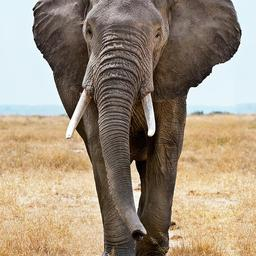
#> input picture dataset/african_elephant/african_elephant-0013.jpg, 256 x 256 px; its folder holds only this picture in this run
$ python build_database.py   (older library calls are emulated)
#> lines starting #> are read from the running program, lines starting #| are printed output that depends on the picture
### feature_extractor.py
import cv2
import numpy as np

from scipy.stats import skew

from skimage.feature import (
    local_binary_pattern,
    graycomatrix,
    graycoprops,
    hog
)


# ======================================
# Normalize
# ======================================

def normalize(vec):

    vec = np.array(
        vec,
        dtype=np.float32
    )

    norm = np.linalg.norm(vec)

    if norm > 0:
        vec /= norm

    return vec


# ======================================
# HSV HISTOGRAM
# ======================================

def extract_hsv_histogram(hsv):

    hist = cv2.calcHist(
        [hsv],
        [0, 1, 2],
        None,
        [8, 8, 8],
        [0, 180, 0, 256, 0, 256]
    )

    hist = hist.flatten()

    return normalize(hist)


# ======================================
# COLOR MOMENTS
# ======================================

def extract_color_moments(hsv):

    features = []

    for i in range(3):

        channel = hsv[:, :, i]

        mean = np.mean(channel)

        std = np.std(channel)

        skewness = skew(
            channel.flatten()
        )

        features.extend([
            mean,
            std,
            skewness
        ])

    return normalize(features)


# ======================================
# LBP
# ======================================

def extract_lbp(gray):

    radius = 3

    n_points = radius * 8

    lbp = local_binary_pattern(
        gray,
        n_points,
        radius,
        method="uniform"
    )

    hist, _ = np.histogram(
        lbp.ravel(),
        bins=np.arange(
            0,
            n_points + 3
        ),
        range=(
            0,
            n_points + 2
        )
    )

    return normalize(hist)


# ======================================
# GLCM
# ======================================

def extract_glcm(gray):

    glcm = graycomatrix(
        gray,
        distances=[1],
        angles=[0],
        levels=256,
        symmetric=True,
        normed=True
    )

    feature = [

        graycoprops(
            glcm,
            "contrast"
        )[0, 0],

        graycoprops(
            glcm,
            "dissimilarity"
        )[0, 0],

        graycoprops(
            glcm,
            "homogeneity"
        )[0, 0],

        graycoprops(
            glcm,
            "energy"
        )[0, 0],

        graycoprops(
            glcm,
            "correlation"
        )[0, 0],

        graycoprops(
            glcm,
            "ASM"
        )[0, 0]
    ]

    return normalize(feature)


# ======================================
# HOG
# ======================================

def extract_hog(gray):

    feature = hog(
        gray,
        orientations=9,
        pixels_per_cell=(8, 8),
        cells_per_block=(2, 2),
        block_norm="L2-Hys",
        feature_vector=True
    )

    return normalize(feature)


# ======================================
# HU MOMENTS
# ======================================

def extract_hu(gray):

    hu = cv2.HuMoments(
        cv2.moments(gray)
    ).flatten()

    hu = np.sign(hu) * np.log10(
        np.abs(hu) + 1e-10
    )

    return normalize(hu)


# ======================================
# MAIN
# ======================================

def extract_feature(image_path):

    img = cv2.imread(image_path)

    if img is None:

        raise ValueError(
            f"Cannot read image: {image_path}"
        )

    img = cv2.resize(
        img,
        (224, 224)
    )

    hsv = cv2.cvtColor(
        img,
        cv2.COLOR_BGR2HSV
    )

    gray = cv2.cvtColor(
        img,
        cv2.COLOR_BGR2GRAY
    )

    features = {

        "hsv":
            extract_hsv_histogram(
                hsv
            ),

        "color":
            extract_color_moments(
                hsv
            ),

        "lbp":
            extract_lbp(
                gray
            ),

        "glcm":
            extract_glcm(
                gray
            ),

        "hog":
            extract_hog(
                gray
            ),

        "hu":
            extract_hu(
                gray
            )
    }

    return features


# ======================================
# TEST
# ======================================

# [35 lines that do not run on import are left out]

### database.py
import sqlite3

DB_NAME = "animals.db"


def get_connection():
    return sqlite3.connect(DB_NAME)


def create_database():

    conn = get_connection()

    cursor = conn.cursor()

    cursor.execute("""
    DROP TABLE IF EXISTS images
    """)

    cursor.execute("""
    CREATE TABLE images(

        id INTEGER PRIMARY KEY AUTOINCREMENT,

        file_name TEXT NOT NULL,

        animal_type TEXT NOT NULL,

        hsv_feature BLOB,

        color_feature BLOB,

        lbp_feature BLOB,

        glcm_feature BLOB,

        hog_feature BLOB,

        hu_feature BLOB
    )
    """)

    conn.commit()
    conn.close()


# [16 lines left out: function count_images, not called in this run]


# [5 lines that do not run on import are left out]

### build_database.py
import os
import pickle

from database import (
    create_database,
    get_connection
)

from feature_extractor import (
    extract_feature
)


DATASET_PATH = "dataset"


def build_database():

    print(
        "Creating database..."
    )

    create_database()

    conn = get_connection()

    cursor = conn.cursor()

    inserted = 0

    animals = os.listdir(
        DATASET_PATH
    )

    for animal in animals:

        animal_folder = os.path.join(
            DATASET_PATH,
            animal
        )

        if not os.path.isdir(
            animal_folder
        ):
            continue

        print(
            f"\nProcessing: {animal}"
        )

        files = os.listdir(
            animal_folder
        )

        for file in files:

            if not file.lower().endswith(
                (
                    ".jpg",
                    ".jpeg",
                    ".png",
                    ".bmp"
                )
            ):
                continue

            image_path = os.path.join(
                animal_folder,
                file
            )

            try:

                feature = extract_feature(
                    image_path
                )
#> in extract_feature, img is the input picture: shape (256, 256, 3); mean B, G, R 123.7, 143.5, 159.4
#> in extract_feature, `hsv = cv2.cvtColor( img, cv2.COLOR_BGR2HSV )`: hsv: shape (224, 224, 3); mean H, S, V 27.8, 73.6, 162.7
#> in extract_feature, `gray = cv2.cvtColor( img, cv2.COLOR_BGR2GRAY )`:
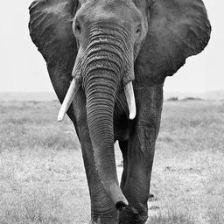
#> gray: shape (224, 224); min 1, max 254, mean 145.9
#> in extract_hsv_histogram, `hist = hist.flatten()`: hist = 512 values, max 6292 at index 263, min 0 at index 39, mean 98
#> in normalize, `vec = np.array( vec, dtype=np.float32 )`: vec has the same summary as hist in extract_hsv_histogram
#> in normalize, `norm = np.linalg.norm(vec)`: norm = 12626.6
#> in normalize, `vec /= norm`: vec = 512 values, max 0.498 at index 263, min 0 at index 39, mean 0.00776
#> in extract_color_moments, `features = []`: features = []
#> the loop in extract_color_moments, `for i in range(3): ` made 3 passes
#> (mean, std, skewness) on passes 1 to 3: (27.76, 32.1, 2), (73.56, 40.55, 0.884), (162.7, 72.17, -0.297)
#> pass 1, in extract_color_moments, `channel = hsv[:, :, i]`:
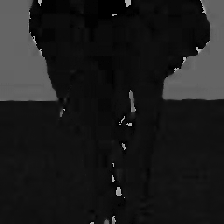
#> channel: shape (224, 224); min 0, max 179, mean 27.8
#> pass 2, in extract_color_moments, `channel = hsv[:, :, i]`:
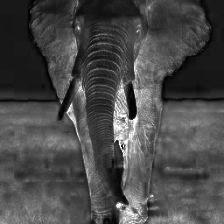
#> channel: shape (224, 224); min 0, max 255, mean 73.6
#> pass 3, in extract_color_moments, `channel = hsv[:, :, i]`:
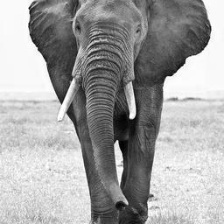
#> channel: shape (224, 224); min 2, max 255, mean 162.7
#> after the loop in extract_color_moments, `for i in range(3):`: features = [27.76, 32.1, 2, 73.56, 40.55, 0.884, 162.7, 72.17, -0.297]
#> in extract_lbp, `radius = 3`: radius = 3
#> in extract_lbp, `n_points = radius * 8`: n_points = 24
#> in extract_lbp, `lbp = local_binary_pattern( gray, n_points, radius, method="uniform" )`:
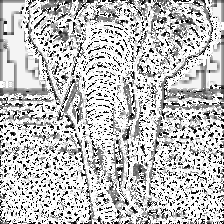
#> lbp: shape (224, 224) float64; min 0, max 25, mean 18.7; drawn with min black and max white
#> in extract_lbp, `hist, _ = np.histogram( lbp.ravel(), bins=np.arange( 0, n_points + 3 )..`: hist = 26 values, max 23301 at index 25, min 392 at index 5, mean 1929.8
#> in extract_glcm, `feature = [  graycoprops( glcm, "contrast" )[0, 0],  graycoprops( glcm..`: feature = [367.5, 10.01, 0.221, 0.053, 0.961, 0.00281]
#> in extract_hu, `hu = cv2.HuMoments( cv2.moments(gray) ).flatten()`: hu = [0.00128, 2.52e-08, 4.26e-12, 6.35e-12, -3.3e-23, -7.92e-16, -4.03e-25]
#> in extract_hu, `hu = np.sign(hu) * np.log10( np.abs(hu) + 1e-10 )`: hu = [-2.89, -7.6, -9.98, -9.97, 10, 10, 10]
#> feature = 6 items

                cursor.execute("""
                INSERT INTO images(

                    file_name,
                    animal_type,

                    hsv_feature,
                    color_feature,
                    lbp_feature,
                    glcm_feature,
                    hog_feature,
                    hu_feature

                )
                VALUES(
                    ?, ?, ?, ?, ?, ?, ?, ?
                )
                """,
                (
                    image_path,
                    animal,

                    pickle.dumps(
                        feature["hsv"]
                    ),

                    pickle.dumps(
                        feature["color"]
                    ),

                    pickle.dumps(
                        feature["lbp"]
                    ),

                    pickle.dumps(
                        feature["glcm"]
                    ),

                    pickle.dumps(
                        feature["hog"]
                    ),

                    pickle.dumps(
                        feature["hu"]
                    )
                ))

                inserted += 1

                if inserted % 100 == 0:

                    print(
                        f"Inserted: {inserted}"
                    )

            except Exception as e:

                print(
                    f"Error: {image_path}"
                )

                print(e)
#> pass 2 of the loop in build_database, `for animal in animals:`:
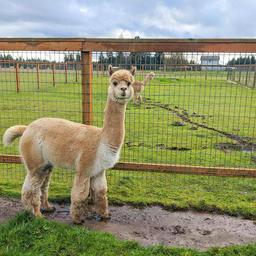
#> input picture dataset/alpaca/alpaca-0025.jpg, 256 x 256 px
#> in extract_feature, img is the input picture: shape (256, 256, 3); mean B, G, R 107.1, 144.2, 142.6
#> img: shape (224, 224, 3)
#> hsv: shape (224, 224, 3); mean H, S, V 42, 96.7, 155.4
#> in extract_color_moments (call 2), `features = []`: features = []
#> the loop in extract_color_moments (call 2), `for i in range(3): ` made 3 passes
#> (mean, std, skewness) on passes 1 to 3: (42, 34.39, 1.44), (96.74, 50.32, 0.0239), (155.4, 47.38, 0.217)
#> pass 1, in extract_color_moments (call 2), `channel = hsv[:, :, i]`:
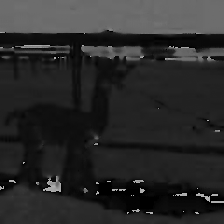
#> channel: shape (224, 224); min 0, max 179, mean 42
#> after the loop in extract_color_moments (call 2), `for i in range(3):`: features = [42, 34.39, 1.44, 96.74, 50.32, 0.0239, 155.4, 47.38, 0.217]
#> in extract_lbp (call 2), `lbp = local_binary_pattern( gray, n_points, radius, method="uniform" )`:
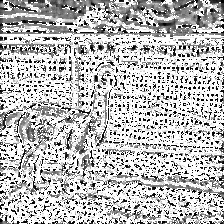
#> lbp: shape (224, 224) float64; min 0, max 25, mean 18.2; drawn with min black and max white
#> in extract_lbp (call 2), `hist, _ = np.histogram( lbp.ravel(), bins=np.arange( 0, n_points + 3 )..`: hist = 26 values, max 24285 at index 25, min 448 at index 6, mean 1929.8

    conn.commit()

    conn.close()

    print(
        "\nFinished."
    )

    print(
        f"Total inserted: {inserted}"
    )


if __name__ == "__main__":

    build_database()
